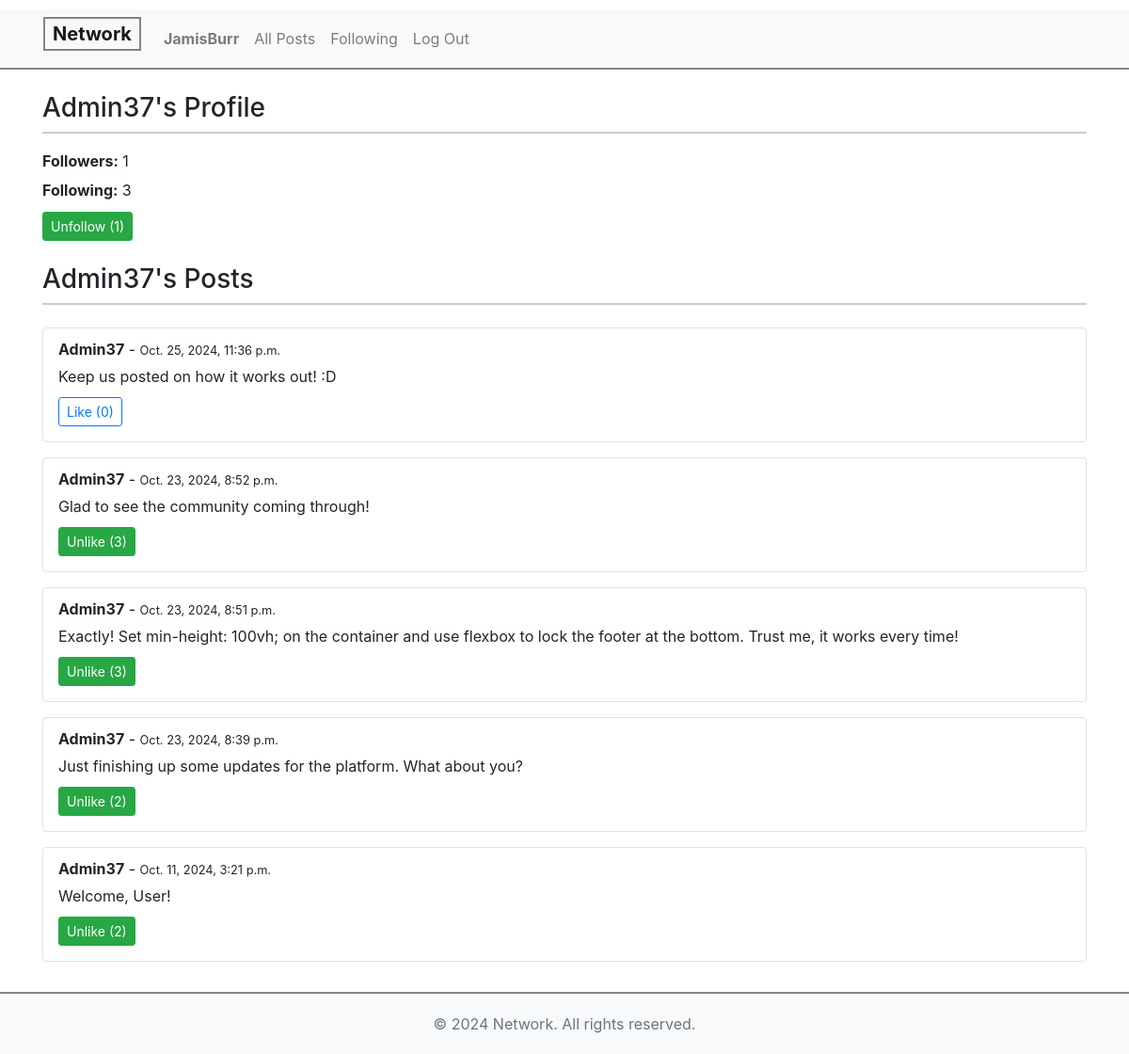
Screenshot of /profile/Admin37 (signed in) with the database file from the repository.
### network/models.py (models this page shows, shortened)
class User(AbstractUser):
    following = models.ManyToManyField('self', symmetrical=False, related_name='followers')

class Post(models.Model):
    user = models.ForeignKey(User, on_delete=models.CASCADE, related_name="posts")
    content = models.TextField()
    timestamp = models.DateTimeField(auto_now_add=True)
    likes = models.ManyToManyField(User, related_name='liked_posts', blank=True)

### network/views.py (the view)
# urls.py: path("profile/<str:username>", views.profile, name="profile"),
def profile(request, username):
    profile_user = get_object_or_404(User, username=username)
    follower_count = profile_user.followers.count()
    following_count = profile_user.following.count()
    posts = Post.objects.filter(user=profile_user).order_by('-timestamp')
    is_following = request.user in profile_user.followers.all()
    return render(request, "network/profile.html", {
        "profile_user": profile_user,
        "follower_count": follower_count,
        "following_count": following_count,
        "posts": posts,
        "is_following": is_following
    })

### network/templates/network/profile.html (shortened to what this page needs)
{% extends "network/layout.html" %}
{% block body %}
    <h3 class="page-header">{{ profile_user.username }}'s Profile</h3>
    <div id="profile-info" class="{% if not user.is_authenticated or user == profile_user %}custom-margin{% endif %}">
        <p><strong>Followers:</strong> <span id="follower-count">{{ follower_count }}</span></p>
        <p><strong>Following:</strong> {{ following_count }}</p>
    </div>
    {% if user.is_authenticated and user != profile_user %}
    <div class="follow-btn-container mb-4">
        <button id="follow-btn" class="btn btn-sm
            {% if is_following %} btn-success {% else %} btn-outline-primary {% endif %}"
            data-username="{{ profile_user.username }}">
            {% if is_following %}
                Unfollow (<span id="follower-count">{{ follower_count }}</span>)
            {% else %}
                Follow (<span id="follower-count">{{ follower_count }}</span>)
            {% endif %}
        </button>
    </div>
    {% endif %}
    <h4 class="page-header">{{ profile_user.username }}'s Posts</h4>
    <div id="all-posts">
        {% for post in posts %}
            <div class="post mb-3 p-3 border rounded">
                <strong>{{ post.user.username }}</strong> - <small>{{ post.timestamp }}</small>
                <p id="post-content-{{ post.id }}" class="post-content">{{ post.content }}</p>
                <button class="btn btn-sm
                    {% if user in post.likes.all %} btn-success {% else %} btn-outline-primary {% endif %}
                    like-btn"
                    data-post-id="{{ post.id }}"
                    data-url-like="{% url 'like_post' post.id %}">
                    {% if user in post.likes.all %}
                        Unlike (<span id="likes-count-{{ post.id }}">{{ post.likes.count }}</span>)
                    {% else %}
                        Like (<span id="likes-count-{{ post.id }}">{{ post.likes.count }}</span>)
                    {% endif %}
                </button>
            </div>
        {% endfor %}
    </div>
{% endblock %}

### network/templates/network/layout.html (shortened to what this page needs)
{% load static %}
<!DOCTYPE html>
<html lang="en">
    <head>
        <link rel="stylesheet" href="https://stackpath.bootstrapcdn.com/bootstrap/4.4.1/css/bootstrap.min.css">
        <link href="{% static 'network/styles.css' %}" rel="stylesheet">
    </head>
    <body>
        <nav class="navbar navbar-expand-lg navbar-light bg-light">
            <a class="navbar-brand" href="{% url 'index' %}"><b>Network</b></a>
            <div>
              <ul class="navbar-nav mr-auto">
                {% if user.is_authenticated %}
                    <li class="nav-item">
                        <a class="nav-link" href="{% url 'profile' user.username %}">
                            <strong>{{ user.username }}</strong>
                        </a>
                    </li>
                {% endif %}
                <li class="nav-item">
                  <a class="nav-link" href="{% url 'index' %}">All Posts</a>
                </li>
                {% if user.is_authenticated %}
                    <li class="nav-item">
                        <a class="nav-link" href="{% url 'following' %}">Following</a>
                    </li>
                    <li class="nav-item">
                        <a class="nav-link" href="{% url 'logout' %}">Log Out</a>
                    </li>
                {% endif %}
              </ul>
            </div>
          </nav>
          <div class="container custom-container mt-4">
            {% block body %}
            {% endblock %}
        </div>
        <footer class="bg-light text-center text-lg-start mt-3">
            <div class="container p-1">
                <p class="text-muted">&copy; 2024 Network. All rights reserved.</p>
            </div>
        </footer>
    </body>
</html>

### network/static/network/styles.css (style rules this page uses)
html, body { height: 100%; margin: 0; display: flex; flex-direction: column; }
.page-header { font-size: 1.75rem; margin-bottom: 1.5rem; border-bottom: 2px solid #ccc; padding-bottom: 0.5rem; }
h3.page-header { margin-bottom: 1.1rem; }
#profile-info p { margin-bottom: 0.4rem; }
.post { background-color: #fff; margin-bottom: 1rem; padding-top: 10px !important; }
.post-content { margin-top: 5px; margin-bottom: 10px; }
.border { border-color: #ddd; }
#follow-btn { margin-top: 5px; }
.custom-container { margin-left: 30px; margin-right: auto; }
.container.custom-container { flex-grow: 1; }
footer { width: 100%; text-align: center; border-top: 2px solid #858585; }
footer .container { margin-top: 16px; }
.navbar { border-bottom: 2px solid #858585; margin-top: 10px; }
.navbar-brand { padding-top: 1px; padding-bottom: 1px; padding-left: 8px; padding-right: 8px; border: 2px solid #858585; margin-bottom: 10px; margin-left: 30px; }

### rows the page displays
User: username "JamisBurr"
User: username "Admin37"
Post: user.username "Admin37", timestamp "Oct. 25, 2024, 11:36 p.m.", content "Keep us posted on how it works out! :D", likes.count "0"
Post: user.username "Admin37", timestamp "Oct. 23, 2024, 8:52 p.m.", content "Glad to see the community coming through!", likes.count "3"
Post: user.username "Admin37", timestamp "Oct. 23, 2024, 8:51 p.m.", content "Exactly! Set min-height: 100vh; on the container and use flexbox to lock the footer at the bottom. Trust me, it works every time!", likes.count "3"
Post: user.username "Admin37", timestamp "Oct. 23, 2024, 8:39 p.m.", content "Just finishing up some updates for the platform. What about you?", likes.count "2"
Post: user.username "Admin37", timestamp "Oct. 11, 2024, 3:21 p.m.", content "Welcome, User!", likes.count "2"

### other values shown
{{ follower_count }} "1"
{{ following_count }} "3"
